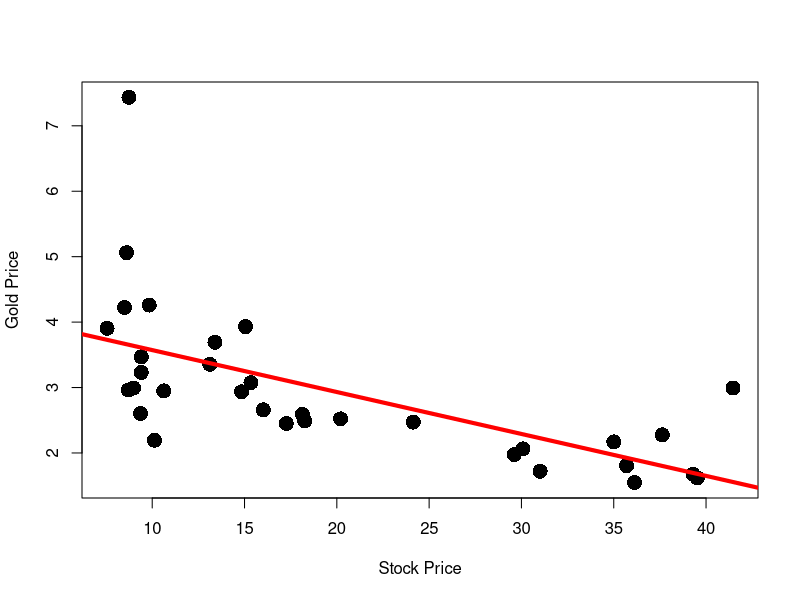
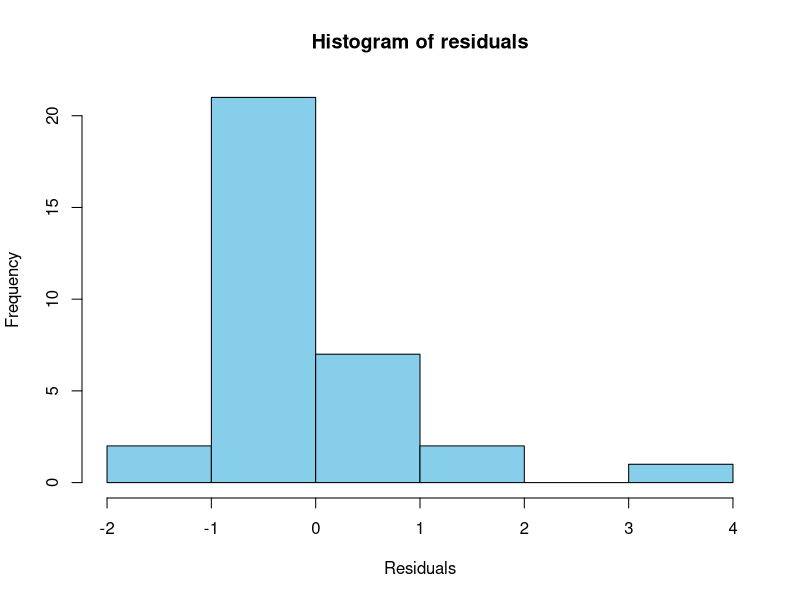
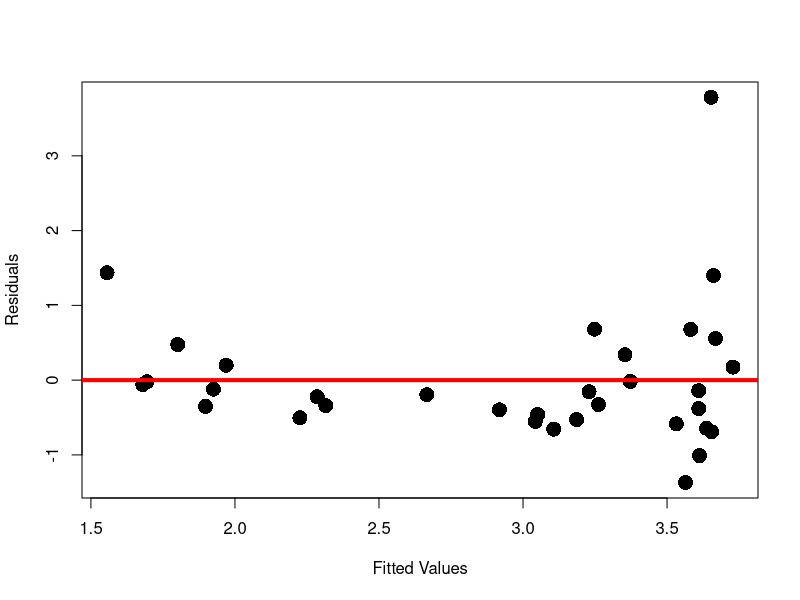
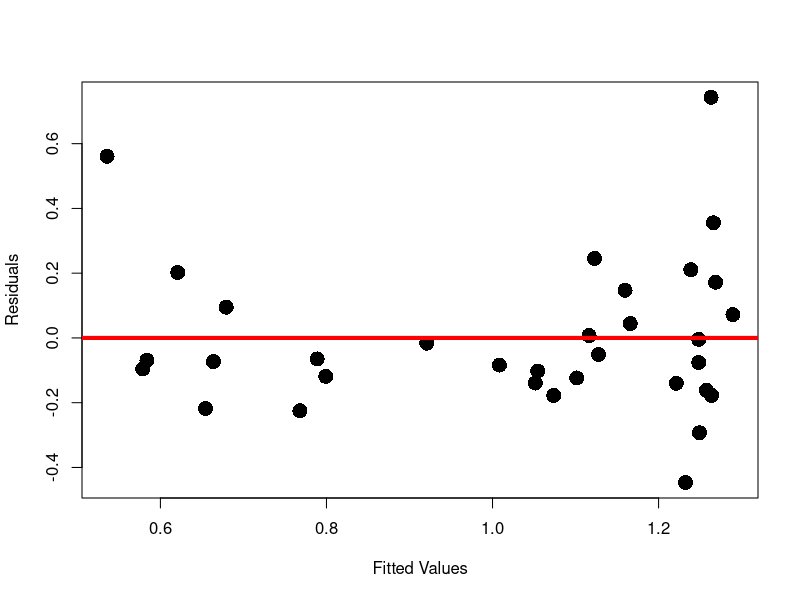
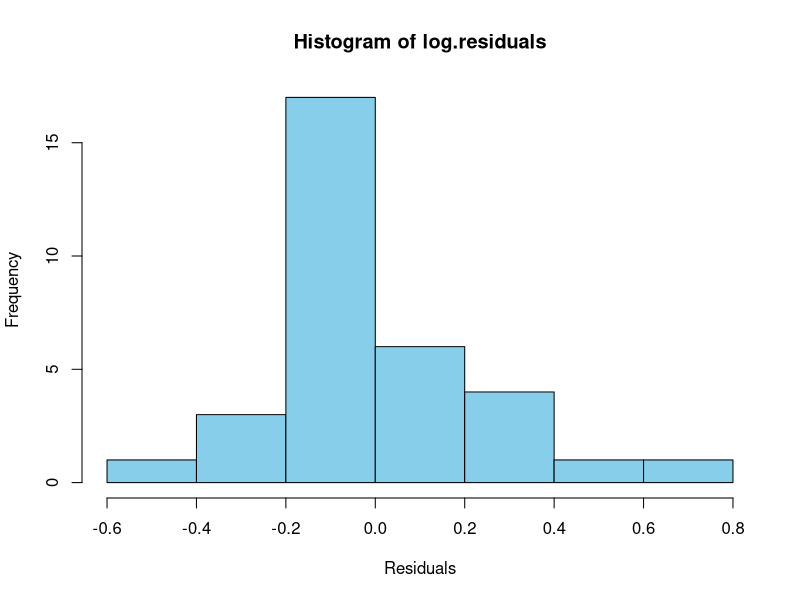

The R source for these figures, in order:
# Remember to save data on Desktop

# Change working directory to Desktop
# In MacOS type
# setwd("~/Desktop")

# In Windows type
# setwd("C:/Users/YourUsername/Desktop")

# Load dataset on Gold Vs Stock prices
prices <- read.table(file = "gold_stock.txt",
                    header = TRUE)

# Store data-frame into 2 vectors
stock.price <- prices$stock_price
gold.price <- prices$gold_price

# Fit regression model
model <- lm(gold.price ~ stock.price)

# Scatter plot
plot(stock.price, 
     gold.price, 
     xlab = "Stock Price", 
     ylab = "Gold Price",
     pch = 16,
     cex = 2) 

# Plot regression line
abline(model, col = "red", lwd = 4)

# Compute residuals
residuals <- model$resid

# Histogram of residuals
hist(residuals,
xlab = "Residuals",
ylab = "Frequency",
col = "skyblue")

# Compute fitted values
fitted <- model$fitted

# Plot the residual graph
plot(fitted, residuals,
     xlab = "Fitted Values", 
     ylab = "Residuals",
     pch = 16,
     cex = 2)

# Add y = 0 line for reference
abline(0, 0, col = "red", lwd = 4)

# Transform data via log(y)
log.gold.price <- log(gold.price)

# Fit linear model with log(y) data
log.model <- lm(log.gold.price ~ stock.price)

# Compute residuals for log model
log.residuals <- log.model$resid

# Compute fitted values for log model
log.fitted <- log.model$fitted

# Plot residual graph for transformed model
plot(log.fitted, log.residuals,
     xlab = "Fitted Values", 
     ylab = "Residuals",
     pch = 16, 
     cex = 2)

# Add y = 0 line for reference
abline(0, 0, col = "red", lwd = 4)

# Histogram of residuals for transformed model
hist(log.residuals,
xlab = "Residuals",
ylab = "Frequency",
col = "skyblue")

# Create dataframe for predictors
predictors <- data.frame(stock.price = c(1.2, 2, 3.1, 4, 6))

# Make predictions
log.predictions <- predict(log.model, predictors, inter = "pred")

# Print predictions
print(log.predictions)

# Rescale log predictions
predictions <- exp(log.predictions)

print(predictions)
